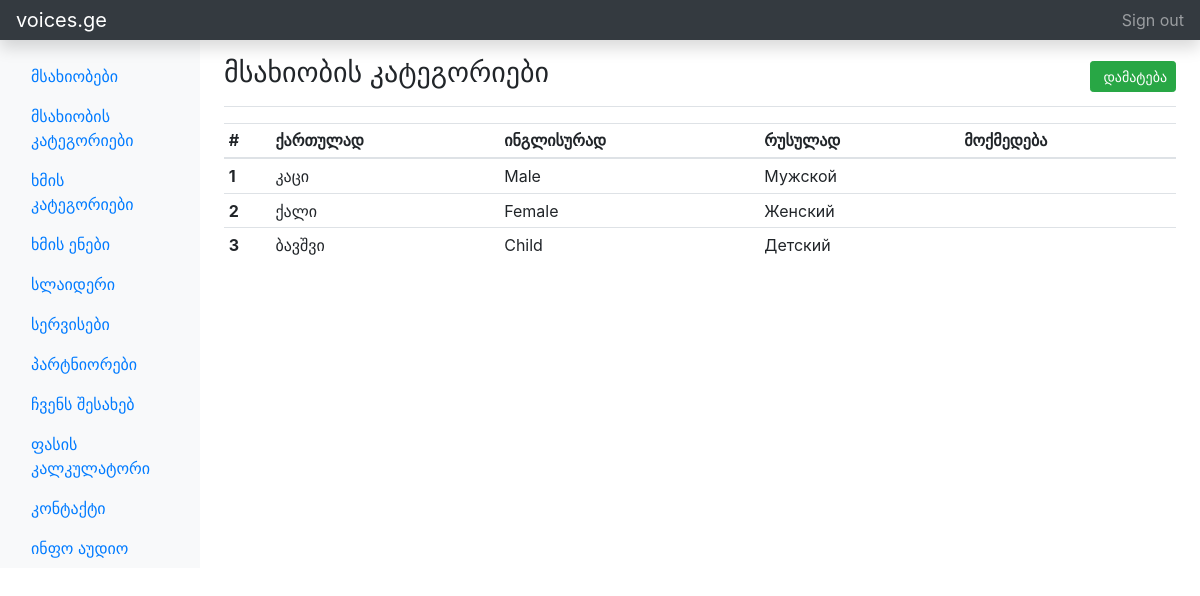
The app's page /index.php/admin/actorCategories with its own data.
### tables this page shows
CREATE TABLE `actor_genders` (
  `id` int(11) NOT NULL,
  `name_ge` varchar(255) NOT NULL,
  `name_en` varchar(255) NOT NULL,
  `name_ru` varchar(255) NOT NULL
);

### application/controllers/Admin.php (called while the page is built, shortened)
<?php
class Admin extends CI_Controller
{
	public function __construct()
	{
		$this->load->model(['actor', 'Admindb']);
		$this->load->helper('form');
		$this->load->library(['form_validation', 'pagination']);
		$this->load->config('appconfig');
	}
	public function actorCategories()
	{
		$data['actorCategories'] = $this->Admindb->getActorCategories();
		$data['page'] = 'actor-categories';
		$this->load->view('admin/actor-categories', $data);
	}
}

### index.php (called while the page is built, shortened)
<?php
require_once BASEPATH.'core/CodeIgniter.php';

### application/models/Admindb.php (called while the page is built, shortened)
<?php
class Admindb extends CI_Model
{
	public function getActorCategories(){
		$q = "SELECT * FROM actor_genders";
		return $this->db->query($q)->result();
	}
}

### application/views/admin/actor-categories.php (the view, shortened to what this page needs)
<div class="d-flex justify-content-between flex-wrap flex-md-nowrap align-items-center pt-3 pb-2 mb-3 border-bottom">
   <h3 class="h3">მსახიობის კატეგორიები</h3>
   <a href="<?= base_url('admin/addActorCategory')?>" class="btn btn-success btn-sm"><i class="fa fa-plus mr-1"></i>დამატება</a>
</div>
<div class="container-fluid px-0">
   <div class="table-responsive">
      <table class="table table-sm">
         <thead>
            <tr>
               <th scope="col">#</th>
               <th scope="col">ქართულად</th>
               <th scope="col">ინგლისურად</th>
               <th scope="col">რუსულად</th>
               <th scope="col">მოქმედება</th>
            </tr>
         </thead>
         <tbody>
            <?php foreach($actorCategories as $i => $actorCategory): ?>
               <tr>
                  <th scope="row"><?= $i+1 ?></th>
                  <td><?= $actorCategory->name_ge ?></td>
                  <td><?= $actorCategory->name_en ?></td>
                  <td><?= $actorCategory->name_ru ?></td>
                  <td>
                     <a href="<?=base_url('admin/editActorCategory/'.$actorCategory->id) ?>">
                     </a>
                     <button class="bg-transparent border-0" type="button" data-toggle="modal" data-target="#deleteModal" data-page="ActorCategory" data-id="<?= $actorCategory->id ?>">
                     </button>
                  </td>
               </tr>
            <?php endforeach; ?>
         </tbody>
      </table>
   </div>
</div>

### records on screen
actor_genders: name_ge "კაცი", name_en "Male", name_ru "Мужской"
actor_genders: name_ge "ქალი", name_en "Female", name_ru "Женский"
actor_genders: name_ge "ბავშვი", name_en "Child", name_ru "Детский"
